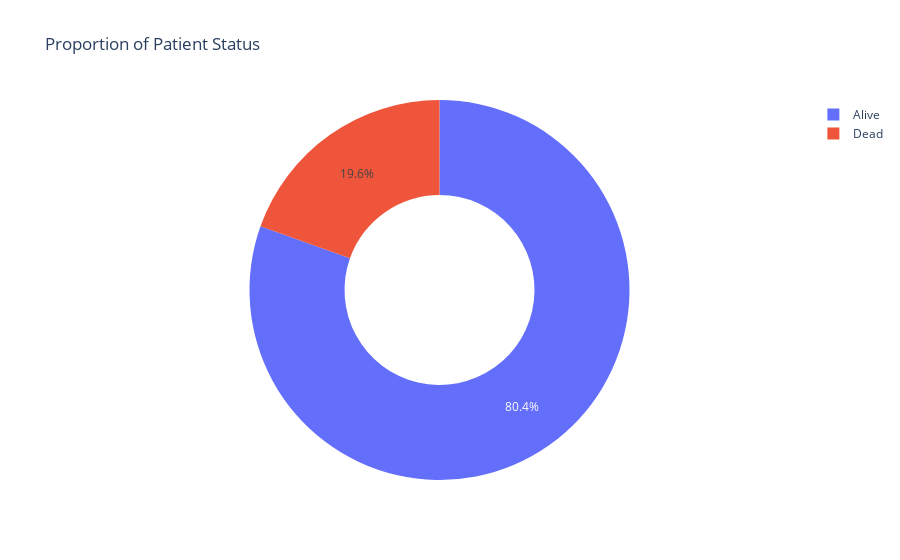

Source (notebook cell):
### Code cell
import plotly.express as px

stage = df['Patient_Status'].value_counts()
transactions = stage.index
quantity = stage.values

figure = px.pie(df, 
             values=quantity, 
             names=transactions,hole = 0.5, 
             title="Proportion of Patient Status")
figure.show()

### Figure 1 — Plotly figure (JSON) as saved in the notebook; plotly's stock layout.template omitted (floating-point values rounded to 4 significant figures)
{"data": [{"domain": {"x": [0, 1], "y": [0, 1]}, "hole": 0.5, "hovertemplate": "label=%{label}<br>value=%{value}<extra></extra>", "labels": ["Alive", "Dead"], "legendgroup": "", "name": "", "showlegend": true, "type": "pie", "values": [255, 62]}], "layout": {"legend": {"tracegroupgap": 0}, "title": {"text": "Proportion of Patient Status"}}}
